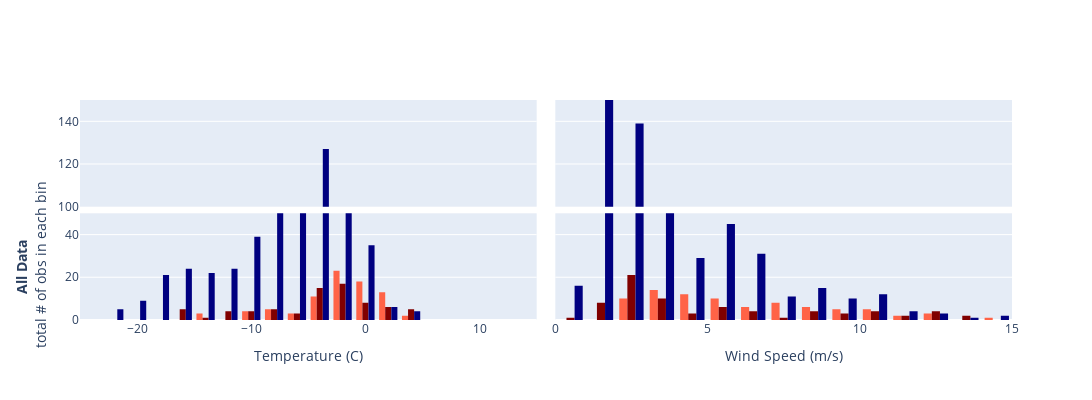

Notebook source saved alongside this figure:
### Code cell
fig = make_subplots(rows=2, cols=2, shared_xaxes=False, shared_yaxes=True, 
                    vertical_spacing=0.03, horizontal_spacing=0.02)

# row 1 
fig.add_trace(go.Histogram(x = dfSW600.temp, showlegend=False, histfunc='count', marker_color=color1, xbins=dict(start=-25, end=10, size=2), autobinx=False),row=1, col=1)
fig.add_trace(go.Histogram(x = dfSW400600.temp, showlegend=False, histfunc='count', marker_color=color2, xbins=dict(start=-25, end=10, size=2), autobinx=False),row=1, col=1)
fig.add_trace(go.Histogram(x = dfSW400.temp, showlegend=False, histfunc='count', marker_color=color3, xbins=dict(start=-25, end=10, size=2), autobinx=False),row=1, col=1)

fig.add_trace(go.Histogram(x = dfSW600.windspeed,    showlegend=False, histfunc='count', marker_color=color1, xbins=dict(start=0, end=15, size=1), autobinx=False),row=1, col=2)
fig.add_trace(go.Histogram(x = dfSW400600.windspeed, showlegend=False, histfunc='count', marker_color=color2, xbins=dict(start=0, end=15, size=1), autobinx=False),row=1, col=2)
fig.add_trace(go.Histogram(x = dfSW400.windspeed,    showlegend=False, histfunc='count', marker_color=color3, xbins=dict(start=0, end=15, size=1), autobinx=False),row=1, col=2)

# row 2 
fig.add_trace(go.Histogram(x = dfSW600.temp, showlegend=False, histfunc='count', marker_color=color1, xbins=dict(start=-25, end=10, size=2), autobinx=False),row=2, col=1)
fig.add_trace(go.Histogram(x = dfSW400600.temp, showlegend=False, histfunc='count', marker_color=color2, xbins=dict(start=-25, end=10, size=2), autobinx=False),row=2, col=1)
fig.add_trace(go.Histogram(x = dfSW400.temp, showlegend=False, histfunc='count', marker_color=color3, xbins=dict(start=-25, end=10, size=2), autobinx=False),row=2, col=1)

fig.add_trace(go.Histogram(x = dfSW600.windspeed,    showlegend=False, histfunc='count', marker_color=color1, xbins=dict(start=0, end=15, size=1), autobinx=False),row=2, col=2)
fig.add_trace(go.Histogram(x = dfSW400600.windspeed, showlegend=False, histfunc='count', marker_color=color2, xbins=dict(start=0, end=15, size=1), autobinx=False),row=2, col=2)
fig.add_trace(go.Histogram(x = dfSW400.windspeed,    showlegend=False, histfunc='count', marker_color=color3, xbins=dict(start=0, end=15, size=1), autobinx=False),row=2, col=2)

# axes 
fig.update_xaxes(visible=False, range=[-25,15], row=1, col=1)
fig.update_xaxes(visible=False, range=[0,15],   row=1, col=2)

fig.update_xaxes(title_text='Temperature (C)',  range=[-25,15],row=2, col=1)
fig.update_xaxes(title_text='Wind Speed (m/s)', range=[0,15],  row=2, col=2)

fig.update_yaxes(title_text='', range=[100,150], row=1, col=1)
fig.update_yaxes(title_text='<b> All Data</b> <br> total # of obs in each bin', range=[-0.05,50], row=2, col=1)


fig.update_layout(height=400, width=1300, title_text="")
fig.show()

### Figure 1 — Plotly figure (JSON) as saved in the notebook; plotly's stock layout.template omitted (floating-point values rounded to 4 significant figures; data arrays with more than 128 entries replaced by an {"elided": "..."} marker saying what was removed)
{"data": [{"histfunc": "count", "marker": {"color": "tomato"}, "showlegend": false, "type": "histogram", "x": [-3.35, -2.125, 3.185, 4.25, -10.01, -9.135, -8.14, 1.13, -1.235, -14.88, -14.15, -14.15, -7.71, -10.8, -9.05, -1.91, -2.035, -1.28, -0.2035, 0.57, 1.655, -0.535, -0.068, 0.3765, 0.888, 1.785, 2.03, 2.545, -5.055, -4.695, -3.545, -8.3, -7.675, -7.095, -5.59, -4.295, -2.905, -3.32, -2.54, -1.645, -4.085, 1.41, -2.595, -1.9, -1.27, -1.369, -2.925, -2.06, -1.541, 0.3345, -2.96, -3.28, -2.865, -3.255, -5.64, -4.51, -4.24, -2.77, -1.39, -0.1915, 0.649, 1.47, -3.44, -2.755, -1.895, -1.26, -0.611, -0.1225, 0.6135, 0.853, 2.145, 2.795, 0.975, 1.425, 2.105, 2.495, -1.38, -0.56, -0.1305, 0.6675, 1.445, 0.1765], "xaxis": "x", "xbins": {"end": 10, "size": 2, "start": -25}, "yaxis": "y"}, {"histfunc": "count", "marker": {"color": "maroon"}, "showlegend": false, "type": "histogram", "x": [-1.775, -1.215, -0.868, 2.16, -10.54, -8.265, -9.84, -9.17, -14.3, -12.04, -11.24, -4.33, -4.07, -16.55, -16.68, -16.56, -16.82, -4.03, -2.595, -1.52, 0.3525, 2.49, 0.852, 4.09, 4.41, 4.665, 3.72, -2.335, -1.31, -0.591, -4.215, -3.66, -9.585, -15.49, -7.36, -8.295, -12.96, -12.02, -2.735, -2.105, -1.245, -4.355, -1.61, -1.615, -1.685, -1.91, -2.815, 1.895, -1.55, -6.125, -7.585, -6.63, -8.905, -4.72, -3.405, -3.11, -4.05, -2.725, -3.51, -3.38, -6.025, -0.0935, -3.645, -3.375, 0.3325, 1.665, -4.055, 0.76, 1.75, 3.065, 0.648, 2.595, -2.095], "xaxis": "x", "xbins": {"end": 10, "start": -25}, "yaxis": "y"}, {"histfunc": "count", "marker": {"color": "navy"}, "showlegend": false, "type": "histogram", "x": {"elided": "540 float values"}, "xaxis": "x", "xbins": {"end": 10, "start": -25}, "yaxis": "y"}, {"histfunc": "count", "marker": {"color": "tomato"}, "showlegend": false, "type": "histogram", "x": [4.595, 5.96, 2.585, 3.155, 2.885, 3.14, 12.87, 4.26, 4.935, 12.55, 12.88, 11.22, 5.35, 14.48, 8.98, 3.46, 3.36, 3.245, 4.53, 4.555, 3.255, 5.265, 4.745, 4.46, 3.995, 3.14, 3.285, 2.995, 7.04, 8.435, 9.165, 2.53, 9.015, 8.63, 7.225, 3.915, 6.445, 9.145, 11.13, 10.62, 10.4, 5.765, 7.615, 6.435, 5.115, 3.03, 2.555, 2.935, 2.61, 2.81, 9.475, 3.025, 3.65, 10.44, 10.76, 9.925, 10.07, 8.5, 8.405, 4.78, 6.72, 4.705, 7.59, 7.68, 7.635, 6.805, 7.36, 8.525, 7.615, 6.71, 2.255, 3.795, 4.94, 5.52, 4.615, 4.06, 5.81, 5.39, 6.16, 5.545, 5.335, 2.175], "xaxis": "x2", "xbins": {"end": 15, "size": 1, "start": 0}, "yaxis": "y2"}, {"histfunc": "count", "marker": {"color": "maroon"}, "showlegend": false, "type": "histogram", "x": [3, 3.86, 3.93, 5.09, 2.54, 2.825, 11.88, 12.72, 2.3, 3.06, 5.74, 12.29, 12.16, 6.67, 10.38, 10.24, 10.72, 1.26, 1.72, 5.47, 4.025, 1.62, 2.935, 2.08, 2.325, 1.91, 2.62, 2.56, 8.57, 5.915, 9.305, 10.82, 2.745, 13.47, 3.105, 6.2, 12.83, 13.97, 2.11, 2.195, 2.015, 4.55, 2.62, 2.385, 2.8, 3.35, 1.845, 3.365, 5.98, 3.13, 2, 2.745, 9.235, 8, 7.84, 8.525, 6.36, 2.38, 3.69, 11.18, 9.855, 3.385, 2.415, 1.835, 0.959, 1.555, 8.95, 6.7, 1.65, 2.4, 4.035, 2.8, 5.015], "xaxis": "x2", "xbins": {"end": 15, "start": 0}, "yaxis": "y2"}, {"histfunc": "count", "marker": {"color": "navy"}, "showlegend": false, "type": "histogram", "x": {"elided": "540 float values"}, "xaxis": "x2", "xbins": {"end": 15, "start": 0}, "yaxis": "y2"}, {"histfunc": "count", "marker": {"color": "tomato"}, "showlegend": false, "type": "histogram", "x": [-3.35, -2.125, 3.185, 4.25, -10.01, -9.135, -8.14, 1.13, -1.235, -14.88, -14.15, -14.15, -7.71, -10.8, -9.05, -1.91, -2.035, -1.28, -0.2035, 0.57, 1.655, -0.535, -0.068, 0.3765, 0.888, 1.785, 2.03, 2.545, -5.055, -4.695, -3.545, -8.3, -7.675, -7.095, -5.59, -4.295, -2.905, -3.32, -2.54, -1.645, -4.085, 1.41, -2.595, -1.9, -1.27, -1.369, -2.925, -2.06, -1.541, 0.3345, -2.96, -3.28, -2.865, -3.255, -5.64, -4.51, -4.24, -2.77, -1.39, -0.1915, 0.649, 1.47, -3.44, -2.755, -1.895, -1.26, -0.611, -0.1225, 0.6135, 0.853, 2.145, 2.795, 0.975, 1.425, 2.105, 2.495, -1.38, -0.56, -0.1305, 0.6675, 1.445, 0.1765], "xaxis": "x3", "xbins": {"end": 10, "size": 2, "start": -25}, "yaxis": "y3"}, {"histfunc": "count", "marker": {"color": "maroon"}, "showlegend": false, "type": "histogram", "x": [-1.775, -1.215, -0.868, 2.16, -10.54, -8.265, -9.84, -9.17, -14.3, -12.04, -11.24, -4.33, -4.07, -16.55, -16.68, -16.56, -16.82, -4.03, -2.595, -1.52, 0.3525, 2.49, 0.852, 4.09, 4.41, 4.665, 3.72, -2.335, -1.31, -0.591, -4.215, -3.66, -9.585, -15.49, -7.36, -8.295, -12.96, -12.02, -2.735, -2.105, -1.245, -4.355, -1.61, -1.615, -1.685, -1.91, -2.815, 1.895, -1.55, -6.125, -7.585, -6.63, -8.905, -4.72, -3.405, -3.11, -4.05, -2.725, -3.51, -3.38, -6.025, -0.0935, -3.645, -3.375, 0.3325, 1.665, -4.055, 0.76, 1.75, 3.065, 0.648, 2.595, -2.095], "xaxis": "x3", "xbins": {"end": 10, "start": -25}, "yaxis": "y3"}, {"histfunc": "count", "marker": {"color": "navy"}, "showlegend": false, "type": "histogram", "x": {"elided": "540 float values"}, "xaxis": "x3", "xbins": {"end": 10, "start": -25}, "yaxis": "y3"}, {"histfunc": "count", "marker": {"color": "tomato"}, "showlegend": false, "type": "histogram", "x": [4.595, 5.96, 2.585, 3.155, 2.885, 3.14, 12.87, 4.26, 4.935, 12.55, 12.88, 11.22, 5.35, 14.48, 8.98, 3.46, 3.36, 3.245, 4.53, 4.555, 3.255, 5.265, 4.745, 4.46, 3.995, 3.14, 3.285, 2.995, 7.04, 8.435, 9.165, 2.53, 9.015, 8.63, 7.225, 3.915, 6.445, 9.145, 11.13, 10.62, 10.4, 5.765, 7.615, 6.435, 5.115, 3.03, 2.555, 2.935, 2.61, 2.81, 9.475, 3.025, 3.65, 10.44, 10.76, 9.925, 10.07, 8.5, 8.405, 4.78, 6.72, 4.705, 7.59, 7.68, 7.635, 6.805, 7.36, 8.525, 7.615, 6.71, 2.255, 3.795, 4.94, 5.52, 4.615, 4.06, 5.81, 5.39, 6.16, 5.545, 5.335, 2.175], "xaxis": "x4", "xbins": {"end": 15, "size": 1, "start": 0}, "yaxis": "y4"}, {"histfunc": "count", "marker": {"color": "maroon"}, "showlegend": false, "type": "histogram", "x": [3, 3.86, 3.93, 5.09, 2.54, 2.825, 11.88, 12.72, 2.3, 3.06, 5.74, 12.29, 12.16, 6.67, 10.38, 10.24, 10.72, 1.26, 1.72, 5.47, 4.025, 1.62, 2.935, 2.08, 2.325, 1.91, 2.62, 2.56, 8.57, 5.915, 9.305, 10.82, 2.745, 13.47, 3.105, 6.2, 12.83, 13.97, 2.11, 2.195, 2.015, 4.55, 2.62, 2.385, 2.8, 3.35, 1.845, 3.365, 5.98, 3.13, 2, 2.745, 9.235, 8, 7.84, 8.525, 6.36, 2.38, 3.69, 11.18, 9.855, 3.385, 2.415, 1.835, 0.959, 1.555, 8.95, 6.7, 1.65, 2.4, 4.035, 2.8, 5.015], "xaxis": "x4", "xbins": {"end": 15, "start": 0}, "yaxis": "y4"}, {"histfunc": "count", "marker": {"color": "navy"}, "showlegend": false, "type": "histogram", "x": {"elided": "540 float values"}, "xaxis": "x4", "xbins": {"end": 15, "start": 0}, "yaxis": "y4"}], "layout": {"height": 400, "title": {"text": ""}, "width": 1300, "xaxis": {"anchor": "y", "domain": [0, 0.49], "range": [-25, 15], "type": "linear", "visible": false}, "xaxis2": {"anchor": "y2", "domain": [0.51, 1], "range": [0, 15], "type": "linear", "visible": false}, "xaxis3": {"anchor": "y3", "domain": [0, 0.49], "range": [-25, 15], "title": {"text": "Temperature (C)"}, "type": "linear"}, "xaxis4": {"anchor": "y4", "domain": [0.51, 1], "range": [0, 15], "title": {"text": "Wind Speed (m/s)"}, "type": "linear"}, "yaxis": {"anchor": "x", "domain": [0.515, 1], "range": [100, 150], "title": {"text": ""}}, "yaxis2": {"anchor": "x2", "domain": [0.515, 1], "matches": "y", "showticklabels": false}, "yaxis3": {"anchor": "x3", "domain": [0, 0.485], "range": [-0.05, 50], "title": {"text": "<b> All Data</b> <br> total # of obs in each bin"}}, "yaxis4": {"anchor": "x4", "domain": [0, 0.485], "matches": "y3", "showticklabels": false}}}
